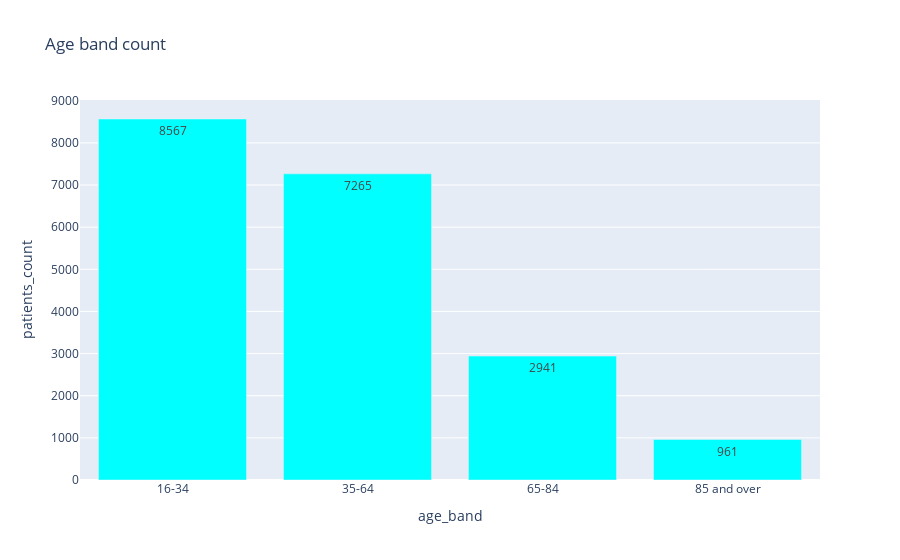

This figure's notebook cell:
### Code cell
plot_df=df['Age_band'].value_counts().to_frame().reset_index()
dict={0 : '16-34', 1 : '35-64', 2: '65-84', 3 : '85 and over'}
plot_df=plot_df.replace({'index': dict})
plot_df.rename(columns={'index':'age_band', 'Age_band':'patients_count'}, inplace=True)
plot_df.head()
px.bar(plot_df,x='age_band', y='patients_count', 
        color_discrete_sequence =['cyan']*len(plot_df), 
        title='Age band count', text_auto=True)

### Figure 1 — Plotly figure (JSON) as saved in the notebook; plotly's stock layout.template omitted (floating-point values rounded to 4 significant figures)
{"data": [{"alignmentgroup": "True", "hovertemplate": "age_band=%{x}<br>patients_count=%{y}<extra></extra>", "legendgroup": "", "marker": {"color": "cyan", "pattern": {"shape": ""}}, "name": "", "offsetgroup": "", "orientation": "v", "showlegend": false, "textposition": "auto", "texttemplate": "%{y}", "type": "bar", "x": ["16-34", "35-64", "65-84", "85 and over"], "xaxis": "x", "y": [8567, 7265, 2941, 961], "yaxis": "y"}], "layout": {"barmode": "relative", "legend": {"tracegroupgap": 0}, "title": {"text": "Age band count"}, "xaxis": {"anchor": "y", "domain": [0, 1], "title": {"text": "age_band"}}, "yaxis": {"anchor": "x", "domain": [0, 1], "title": {"text": "patients_count"}}}}
